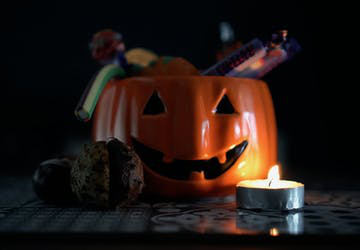
#> input picture test_img.jpeg, 360 x 250 px
$ python -i yellow_white_filter.py   (imports and definitions only)
#> lines starting #> are read from the running program, lines starting #| are printed output that depends on the picture; after the words box and inside, x2 and y2 are one past the last pixel; in counts of white or black regions, pixels touching at a corner belong together
import numpy as np
import cv2 as cv

def yellow_white_filter(frame):
        bgr = cv.cvtColor(frame, cv.COLOR_GRAY2BGR)
        hsv = cv.cvtColor(bgr, cv.COLOR_BGR2HSV)
        lower_white = np.array([0, 0, 0], np.uint8)
        upper_yellow = np.array([200, 100, 170], np.uint8)

        yellow_white_frame = cv.inRange(hsv, lower_white, upper_yellow)
        return yellow_white_frame


>>> import cv2
>>> picture = cv2.imread('../test_img.jpeg', cv2.IMREAD_GRAYSCALE)
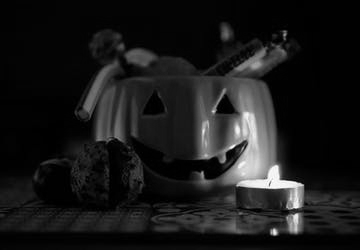
#> picture: shape (250, 360); min 0, max 254, mean 25.6
>>> result = yellow_white_filter(picture)
#> in yellow_white_filter, `hsv = cv.cvtColor(bgr, cv.COLOR_BGR2HSV)`: hsv: shape (250, 360, 3); mean H, S, V 0, 0, 25.6
#> in yellow_white_filter, `yellow_white_frame = cv.inRange(hsv, lower_white, upper_yellow)`:
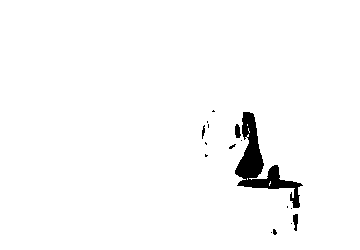
#> yellow_white_frame: shape (250, 360); 97.7% white; 16 black regions (12 under 20 px), largest, box (x1, y1, x2, y2) and area: (235, 112, 303, 208) 1832, (235, 124, 241, 138) 63, (293, 214, 298, 231) 63, (202, 125, 205, 139) 26
